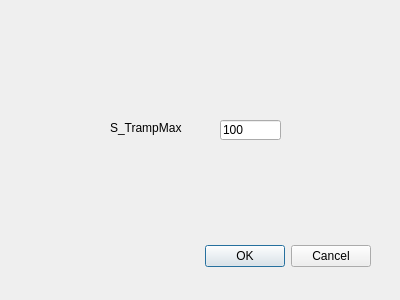
<?xml version="1.0" encoding="UTF-8"?>
<ui version="4.0">
 <class>Dialog</class>
 <widget class="QDialog" name="Dialog">
  <property name="geometry">
   <rect>
    <x>0</x>
    <y>0</y>
    <width>400</width>
    <height>300</height>
   </rect>
  </property>
  <property name="windowTitle">
   <string>Input Soil Structure Dynamic</string>
  </property>
  <property name="windowIcon">
   <iconset resource="images.qrc">
    <normaloff>:/background/GenRiver logo.jpg</normaloff>:/background/GenRiver logo.jpg</iconset>
  </property>
  <widget class="QDialogButtonBox" name="buttonBox">
   <property name="geometry">
    <rect>
     <x>30</x>
     <y>240</y>
     <width>341</width>
     <height>32</height>
    </rect>
   </property>
   <property name="orientation">
    <enum>Qt::Horizontal</enum>
   </property>
   <property name="standardButtons">
    <set>QDialogButtonBox::Cancel|QDialogButtonBox::Ok</set>
   </property>
  </widget>
  <widget class="QLabel" name="label_78">
   <property name="geometry">
    <rect>
     <x>110</x>
     <y>120</y>
     <width>101</width>
     <height>16</height>
    </rect>
   </property>
   <property name="text">
    <string>S_TrampMax</string>
   </property>
  </widget>
  <widget class="QLineEdit" name="S_TrampMax">
   <property name="geometry">
    <rect>
     <x>220</x>
     <y>120</y>
     <width>61</width>
     <height>20</height>
    </rect>
   </property>
   <property name="text">
    <string>100</string>
   </property>
  </widget>
 </widget>
 <resources>
  <include location="images.qrc"/>
 </resources>
 <connections>
  <connection>
   <sender>buttonBox</sender>
   <signal>accepted()</signal>
   <receiver>Dialog</receiver>
   <slot>accept()</slot>
   <hints>
    <hint type="sourcelabel">
     <x>248</x>
     <y>254</y>
    </hint>
    <hint type="destinationlabel">
     <x>157</x>
     <y>274</y>
    </hint>
   </hints>
  </connection>
  <connection>
   <sender>buttonBox</sender>
   <signal>rejected()</signal>
   <receiver>Dialog</receiver>
   <slot>reject()</slot>
   <hints>
    <hint type="sourcelabel">
     <x>316</x>
     <y>260</y>
    </hint>
    <hint type="destinationlabel">
     <x>286</x>
     <y>274</y>
    </hint>
   </hints>
  </connection>
 </connections>
</ui>
